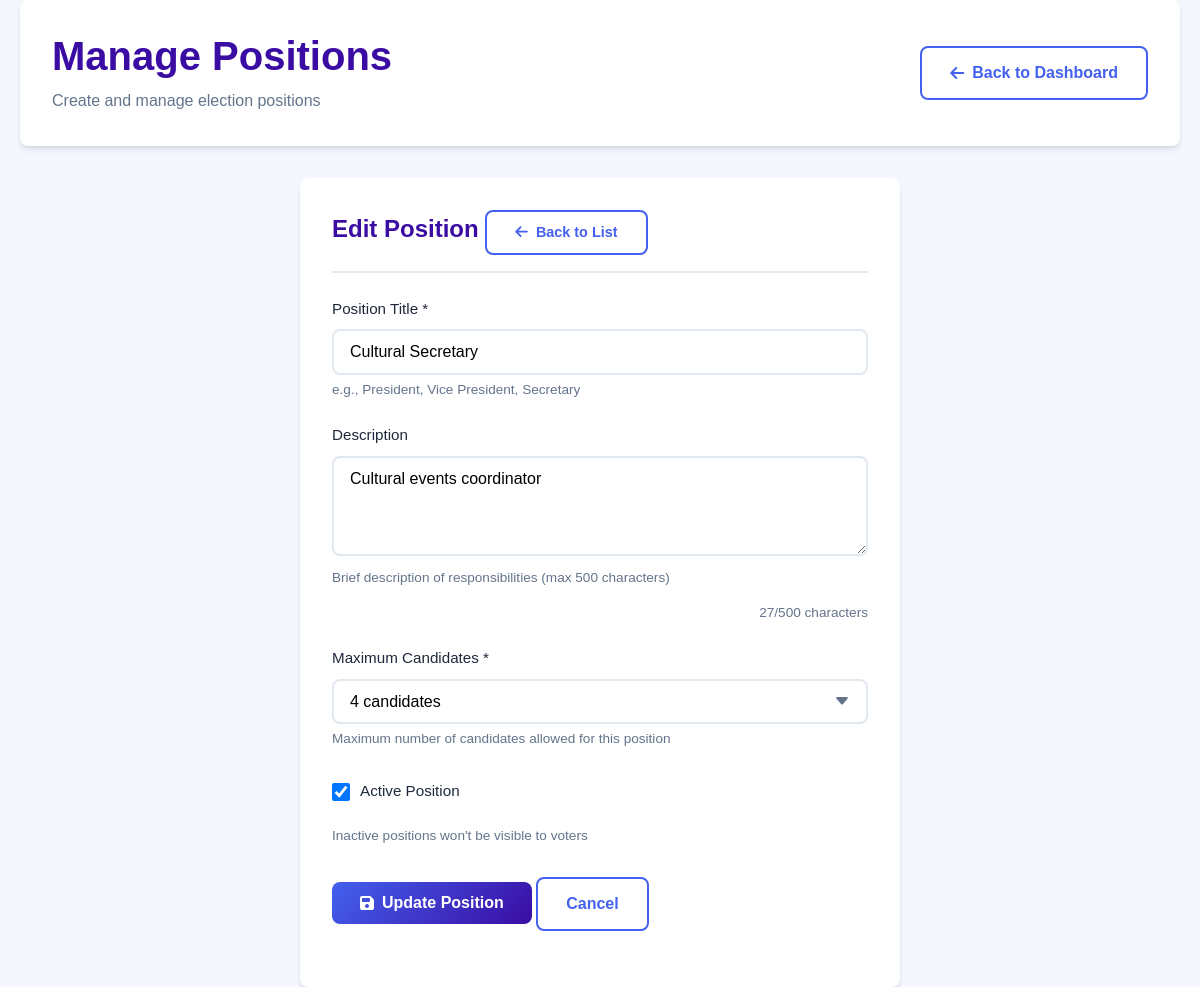
The app's page /admin/manage_positions.php?action=edit&id=6 (signed in) with its own data.
### tables this page shows
CREATE TABLE positions (
    id INT PRIMARY KEY AUTO_INCREMENT,
    title VARCHAR(100) NOT NULL,
    description TEXT,
    max_candidates INT DEFAULT 3,
    is_active BOOLEAN DEFAULT 1,
    created_at TIMESTAMP DEFAULT CURRENT_TIMESTAMP
);

### admin/manage_positions.php (the view, shortened to what this page needs)
<?php
require_once '../includes/config.php';
$action = $_GET['action'] ?? 'list';
$id = $_GET['id'] ?? 0;
$position = null;
if ($action === 'edit' && $id > 0) {
    $sql = "SELECT * FROM positions WHERE id = ?";
    $stmt = $pdo->prepare($sql);
    $stmt->execute([$id]);
    $position = $stmt->fetch();
}
$sql = "SELECT p.*,
               (SELECT COUNT(*) FROM candidates c WHERE c.position_id = p.id AND c.is_active = 1) as candidate_count,
               (SELECT COUNT(*) FROM votes v WHERE v.position_id = p.id) as vote_count
        FROM positions p
        ORDER BY p.is_active DESC, p.title";
$stmt = $pdo->prepare($sql);
$stmt->execute();
$positions = $stmt->fetchAll();
?>
<!DOCTYPE html>
<html lang="en">
<head>
    <link rel="stylesheet" href="../assets/css/style.css">
    <link rel="stylesheet" href="https://cdnjs.cloudflare.com/ajax/libs/font-awesome/6.4.0/css/all.min.css">
</head>
<body>
    <div class="admin-dashboard">
        <div class="container">
            <div class="dashboard-header">
                <div class="user-info">
                    <h2>Manage Positions</h2>
                    <p>Create and manage election positions</p>
                </div>
                <div class="user-actions">
                    <a href="dashboard.php" class="btn btn-outline">
                        <i class="fas fa-arrow-left"></i> Back to Dashboard
                    </a>
                </div>
            </div>
            <?php if ($action === 'list'): ?>
            <div class="sort-options">
                <button class="sort-btn active" onclick="sortPositions('all')">All Positions</button>
                <button class="sort-btn" onclick="sortPositions('active')">Active Only</button>
                <button class="sort-btn" onclick="sortPositions('inactive')">Inactive</button>
                <button class="sort-btn" onclick="sortPositions('candidates')">Most Candidates</button>
                <button class="sort-btn" onclick="sortPositions('votes')">Most Votes</button>
            </div>
            <div class="position-card-grid" id="positionsGrid">
                <?php if (empty($positions)): ?>
                <div style="grid-column: 1 / -1; text-align: center; padding: 3rem; color: var(--gray);">
                    <i class="fas fa-briefcase" style="font-size: 2rem; margin-bottom: 1rem; display: block;"></i>
                    No positions found. <a href="?action=add">Create the first position</a>
                </div>
                <?php else: ?>
                <?php foreach ($positions as $pos): ?>
                <div class="position-card" data-active="<?php echo $pos['is_active']; ?>"
                     data-candidates="<?php echo $pos['candidate_count']; ?>"
                     data-votes="<?php echo $pos['vote_count']; ?>">
                    <div class="position-card-header">
                        <h3><?php echo htmlspecialchars($pos['title']); ?></h3>
                        <div class="position-status <?php echo $pos['is_active'] ? 'status-active' : 'status-inactive'; ?>">
                            <?php echo $pos['is_active'] ? 'ACTIVE' : 'INACTIVE'; ?>
                        </div>
                    </div>
                    <div class="position-card-body">
                        <?php if (!empty($pos['description'])): ?>
                        <p style="color: var(--gray); margin-bottom: 1rem;">
                            <?php echo htmlspecialchars(substr($pos['description'], 0, 100)); ?>
                            <?php if (strlen($pos['description']) > 100): ?>...<?php endif; ?>
                        </p>
                        <?php endif; ?>
                        <div class="position-stats">
                            <div class="stat-item">
                                <div class="stat-number"><?php echo $pos['candidate_count']; ?></div>
                                <div class="stat-label">Candidates</div>
                            </div>
                            <div class="stat-item">
                                <div class="stat-number"><?php echo $pos['vote_count']; ?></div>
                                <div class="stat-label">Votes</div>
                            </div>
                            <div class="stat-item">
                                <div class="stat-number"><?php echo $pos['max_candidates']; ?></div>
                                <div class="stat-label">Max</div>
                            </div>
                        </div>
                        <div class="max-candidates">
                            <i class="fas fa-info-circle"></i>
                            Maximum <?php echo $pos['max_candidates']; ?> candidates allowed
                        </div>
                    </div>
                    <div class="position-card-footer">
                        <a href="?action=edit&id=<?php echo $pos['id']; ?>"
                           class="btn-action btn-edit" title="Edit">
                            <i class="fas fa-edit"></i> Edit
                        </a>
                        <a href="manage_candidates.php?position=<?php echo $pos['id']; ?>"
                           class="btn-action btn-view" title="View Candidates">
                            <i class="fas fa-user-tie"></i> Candidates
                        </a>
                        <?php if ($pos['candidate_count'] == 0): ?>
                        <a href="?delete=1&id=<?php echo $pos['id']; ?>"
                           class="btn-action btn-delete"
                           title="Delete"
                           onclick="return confirm('Are you sure you want to delete this position?')">
                            <i class="fas fa-trash"></i>
                        </a>
                        <?php else: ?>
                        <span class="btn-action btn-delete disabled" title="Cannot delete - has candidates">
                            <i class="fas fa-trash"></i>
                        </span>
                        <?php endif; ?>
                    </div>
                </div>
                <?php endforeach; ?>
                <?php endif; ?>
            </div>
            <div class="drag-drop-area" onclick="toggleReorder()" id="reorderArea">
                <i class="fas fa-arrows-alt"></i>
                <h3>Drag & Drop to Reorder Positions</h3>
                <p>Click to enable position reordering</p>
                <div id="reorderInstructions" style="display: none; margin-top: 1rem;">
                    <p>Drag positions to reorder them. Click "Save Order" when done.</p>
                    <button class="btn btn-primary" onclick="savePositionOrder()">
                        <i class="fas fa-save"></i> Save Order
                    </button>
                    <button class="btn btn-outline" onclick="toggleReorder()">
                        Cancel
                    </button>
                </div>
            </div>
            <?php elseif ($action === 'add' || $action === 'edit'): ?>
            <div style="max-width: 600px; margin: 0 auto;">
                <div class="dashboard-card">
                    <h3>
                        <?php echo $action === 'add' ? 'Add New Position' : 'Edit Position'; ?>
                        <a href="?action=list" class="btn btn-outline" style="font-size: 0.9rem;">
                            <i class="fas fa-arrow-left"></i> Back to List
                        </a>
                    </h3>
                    <form method="POST" action="" id="positionForm">
                        <div class="form-group">
                            <label class="form-label">Position Title *</label>
                            <input type="text"
                                   name="title"
                                   class="form-control"
                                   value="<?php echo $position ? htmlspecialchars($position['title']) : ''; ?>"
                                   required
                                   maxlength="100">
                            <p class="form-hint">e.g., President, Vice President, Secretary</p>
                        </div>
                        <div class="form-group">
                            <label class="form-label">Description</label>
                            <textarea name="description"
                                      class="form-control"
                                      rows="4"
                                      maxlength="500"><?php echo $position ? htmlspecialchars($position['description']) : ''; ?></textarea>
                            <p class="form-hint">Brief description of responsibilities (max 500 characters)</p>
                        </div>
                        <div class="form-group">
                            <label class="form-label">Maximum Candidates *</label>
                            <select name="max_candidates" class="form-control form-select" required>
                                <?php for ($i = 1; $i <= 10; $i++): ?>
                                <option value="<?php echo $i; ?>"
                                    <?php echo ($position && $position['max_candidates'] == $i) ? 'selected' : ''; ?>>
                                    <?php echo $i; ?> candidate<?php echo $i > 1 ? 's' : ''; ?>
                                </option>
                                <?php endfor; ?>
                            </select>
                            <p class="form-hint">Maximum number of candidates allowed for this position</p>
                        </div>
                        <div class="form-group">
                            <div class="form-check">
                                <input type="checkbox"
                                       name="is_active"
                                       id="is_active"
                                       class="form-check-input"
                                       <?php echo (!$position || $position['is_active']) ? 'checked' : ''; ?>>
                                <label for="is_active" class="form-check-label">
                                    Active Position
                                </label>
                            </div>
                            <p class="form-hint">Inactive positions won't be visible to voters</p>
                        </div>
                        <div class="form-group" style="margin-top: 2rem;">
                            <button type="submit" class="btn btn-primary">
                                <i class="fas fa-save"></i>
                                <?php echo $action === 'add' ? 'Create Position' : 'Update Position'; ?>
                            </button>
                            <a href="?action=list" class="btn btn-outline">Cancel</a>
                        </div>
                    </form>
                </div>
            </div>
            <?php endif; ?>
        </div>
    </div>
</body>
</html>

### Assets/css/style.css (style rules this page uses)
* { margin: 0; padding: 0; box-sizing: border-box; }
:root { --primary: #4361ee; --primary-dark: #3a0ca3; --primary-light: #4cc9f0; --secondary: #7209b7; --success: #4ade80; --danger: #f43f5e; --warning: #f59e0b; --info: #0ea5e9; --light: #f8f9fa; --dark: #1e293b; --gray: #64748b; --gray-light: #e2e8f0; --shadow: 0 4px 6px -1px rgba(0, 0, 0, 0.1), 0 2px 4px -1px rgba(0, 0, 0, 0.06); --shadow-lg: 0 10px 15px -3px rgba(0, 0, 0, 0.1), 0 4px 6px -2px rgba(0, 0, 0, 0.05); --radius: 8px; --transition: all 0.3s ease; }
body { font-family: 'Poppins', sans-serif; line-height: 1.6; color: var(--dark); background-color: #f5f7ff; }
.container { width: 100%; max-width: 1200px; margin: 0 auto; padding: 0 20px; }
h1, h2, h3, h4 { font-weight: 600; line-height: 1.2; }
h2 { font-size: 2.5rem; margin-bottom: 1.5rem; }
h3 { font-size: 1.5rem; margin-bottom: 1rem; }
p { margin-bottom: 1rem; }
.btn { display: inline-flex; align-items: center; gap: 8px; padding: 12px 28px; border-radius: var(--radius); font-weight: 600; text-decoration: none; cursor: pointer; border: none; transition: var(--transition); font-size: 1rem; }
.btn-primary { background: linear-gradient(135deg, var(--primary), var(--primary-dark)); color: white; }
.btn-outline { background: transparent; border: 2px solid var(--primary); color: var(--primary); }
.form-group { margin-bottom: 1.8rem; position: relative; }
.form-label { display: block; margin-bottom: 0.75rem; font-weight: 600; color: var(--dark); font-size: 0.95rem; }
.form-control { width: 100%; padding: 14px 16px; border: 2px solid var(--gray-light); border-radius: var(--radius); font-family: 'Poppins', sans-serif; font-size: 1rem; transition: var(--transition); background-color: white; }
.form-hint { font-size: 0.85rem; color: var(--gray); margin-top: 0.5rem; line-height: 1.4; }
.form-check { display: flex; align-items: flex-start; gap: 12px; margin-bottom: 1.5rem; padding: 0.5rem 0; }
.form-check-input { margin-top: 4px; width: 18px; height: 18px; border: 2px solid var(--gray-light); border-radius: 4px; cursor: pointer; flex-shrink: 0; }
.form-check-input:checked { background-color: var(--primary); border-color: var(--primary); }
.form-check-label { font-size: 0.95rem; color: var(--dark); line-height: 1.5; }
.form-select { appearance: none; background-repeat: no-repeat; background-position: right 16px center; background-size: 16px; padding-right: 40px; cursor: pointer; }
.form-control, .form-select, .form-check-input, .btn, .year-option, .password-toggle, .back-link, .form-link { transition: all 0.2s ease; }
.form-group { margin-bottom: 1.5rem; position: relative; }
.form-label { display: block; margin-bottom: 0.5rem; font-weight: 500; color: var(--dark); }
.form-control { width: 100%; padding: 12px 16px; border: 2px solid var(--gray-light); border-radius: var(--radius); font-family: 'Poppins', sans-serif; font-size: 1rem; transition: var(--transition); }
.form-select { appearance: none; background-repeat: no-repeat; background-position: right 16px center; background-size: 16px; padding-right: 40px; }
.form-hint { font-size: 0.85rem; color: var(--gray); margin-top: 5px; display: block; }
.form-check { display: flex; align-items: flex-start; gap: 10px; margin-bottom: 1rem; }
.form-check-input { margin-top: 3px; }
.form-check-label { font-size: 0.95rem; color: var(--dark); }
.dashboard-header { background: white; padding: 2rem; border-radius: var(--radius); box-shadow: var(--shadow); margin-bottom: 2rem; display: flex; justify-content: space-between; align-items: center; flex-wrap: wrap; gap: 1rem; }
.user-info h2 { color: var(--primary-dark); margin-bottom: 0.5rem; }
.user-info p { color: var(--gray); margin: 0; }
.user-actions { display: flex; gap: 1rem; flex-wrap: wrap; }
.dashboard-card { background: white; padding: 2rem; border-radius: var(--radius); box-shadow: var(--shadow); }
.dashboard-card h3 { color: var(--primary-dark); margin-bottom: 1.5rem; padding-bottom: 1rem; border-bottom: 2px solid var(--gray-light); }

### records on screen
positions: title "Cultural Secretary", description "Cultural events coordinator", max_candidates "4 candidates", is_active "☑"
